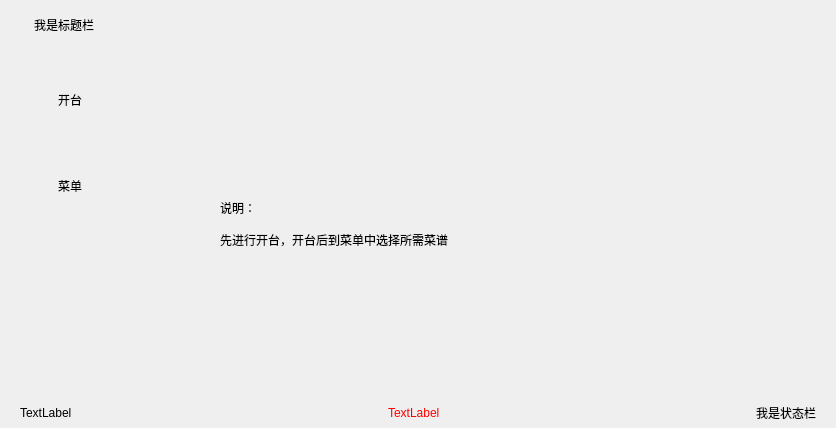
<?xml version="1.0" encoding="UTF-8"?>
<ui version="4.0">
 <class>Widget</class>
 <widget class="QWidget" name="Widget">
  <property name="geometry">
   <rect>
    <x>0</x>
    <y>0</y>
    <width>836</width>
    <height>428</height>
   </rect>
  </property>
  <property name="windowTitle">
   <string>Widget</string>
  </property>
  <layout class="QVBoxLayout" name="verticalLayout_3">
   <property name="spacing">
    <number>0</number>
   </property>
   <property name="leftMargin">
    <number>0</number>
   </property>
   <property name="topMargin">
    <number>0</number>
   </property>
   <property name="rightMargin">
    <number>0</number>
   </property>
   <property name="bottomMargin">
    <number>0</number>
   </property>
   <item>
    <layout class="QVBoxLayout" name="verticalLayout_2">
     <property name="spacing">
      <number>0</number>
     </property>
     <item>
      <widget class="QWidget" name="widget_title" native="true">
       <property name="sizePolicy">
        <sizepolicy hsizetype="Preferred" vsizetype="Maximum">
         <horstretch>0</horstretch>
         <verstretch>0</verstretch>
        </sizepolicy>
       </property>
       <property name="minimumSize">
        <size>
         <width>100</width>
         <height>50</height>
        </size>
       </property>
       <property name="mouseTracking">
        <bool>false</bool>
       </property>
       <layout class="QHBoxLayout" name="horizontalLayout_2" stretch="0,0,0">
        <property name="spacing">
         <number>4</number>
        </property>
        <property name="sizeConstraint">
         <enum>QLayout::SetNoConstraint</enum>
        </property>
        <property name="leftMargin">
         <number>0</number>
        </property>
        <property name="topMargin">
         <number>0</number>
        </property>
        <property name="rightMargin">
         <number>0</number>
        </property>
        <property name="bottomMargin">
         <number>0</number>
        </property>
        <item>
         <widget class="QLabel" name="lab_Ico">
          <property name="sizePolicy">
           <sizepolicy hsizetype="Minimum" vsizetype="Preferred">
            <horstretch>0</horstretch>
            <verstretch>0</verstretch>
           </sizepolicy>
          </property>
          <property name="minimumSize">
           <size>
            <width>30</width>
            <height>0</height>
           </size>
          </property>
          <property name="text">
           <string/>
          </property>
          <property name="alignment">
           <set>Qt::AlignCenter</set>
          </property>
         </widget>
        </item>
        <item>
         <widget class="QLabel" name="lab_Title">
          <property name="sizePolicy">
           <sizepolicy hsizetype="Expanding" vsizetype="Preferred">
            <horstretch>0</horstretch>
            <verstretch>0</verstretch>
           </sizepolicy>
          </property>
          <property name="styleSheet">
           <string notr="true">font: 75 20pt &quot;楷体&quot;;</string>
          </property>
          <property name="text">
           <string>我是标题栏</string>
          </property>
          <property name="alignment">
           <set>Qt::AlignLeading|Qt::AlignLeft|Qt::AlignVCenter</set>
          </property>
         </widget>
        </item>
        <item>
         <widget class="QWidget" name="widget_menu" native="true">
          <property name="sizePolicy">
           <sizepolicy hsizetype="Minimum" vsizetype="Preferred">
            <horstretch>0</horstretch>
            <verstretch>0</verstretch>
           </sizepolicy>
          </property>
          <layout class="QHBoxLayout" name="horizontalLayout">
           <property name="spacing">
            <number>0</number>
           </property>
           <property name="leftMargin">
            <number>0</number>
           </property>
           <property name="topMargin">
            <number>0</number>
           </property>
           <property name="rightMargin">
            <number>0</number>
           </property>
           <property name="bottomMargin">
            <number>0</number>
           </property>
           <item>
            <widget class="QPushButton" name="btnMenu">
             <property name="sizePolicy">
              <sizepolicy hsizetype="Minimum" vsizetype="Expanding">
               <horstretch>0</horstretch>
               <verstretch>0</verstretch>
              </sizepolicy>
             </property>
             <property name="minimumSize">
              <size>
               <width>31</width>
               <height>0</height>
              </size>
             </property>
             <property name="cursor">
              <cursorShape>ArrowCursor</cursorShape>
             </property>
             <property name="focusPolicy">
              <enum>Qt::NoFocus</enum>
             </property>
             <property name="toolTip">
              <string>菜单</string>
             </property>
             <property name="text">
              <string/>
             </property>
             <property name="flat">
              <bool>true</bool>
             </property>
            </widget>
           </item>
           <item>
            <widget class="QPushButton" name="btnMenu_Min">
             <property name="sizePolicy">
              <sizepolicy hsizetype="Minimum" vsizetype="Expanding">
               <horstretch>0</horstretch>
               <verstretch>0</verstretch>
              </sizepolicy>
             </property>
             <property name="minimumSize">
              <size>
               <width>31</width>
               <height>0</height>
              </size>
             </property>
             <property name="cursor">
              <cursorShape>ArrowCursor</cursorShape>
             </property>
             <property name="focusPolicy">
              <enum>Qt::NoFocus</enum>
             </property>
             <property name="toolTip">
              <string>最小化</string>
             </property>
             <property name="text">
              <string/>
             </property>
             <property name="flat">
              <bool>true</bool>
             </property>
            </widget>
           </item>
           <item>
            <widget class="QPushButton" name="btnMenu_Max">
             <property name="sizePolicy">
              <sizepolicy hsizetype="Minimum" vsizetype="Expanding">
               <horstretch>0</horstretch>
               <verstretch>0</verstretch>
              </sizepolicy>
             </property>
             <property name="minimumSize">
              <size>
               <width>31</width>
               <height>0</height>
              </size>
             </property>
             <property name="cursor">
              <cursorShape>ArrowCursor</cursorShape>
             </property>
             <property name="focusPolicy">
              <enum>Qt::NoFocus</enum>
             </property>
             <property name="toolTip">
              <string>最大化</string>
             </property>
             <property name="text">
              <string/>
             </property>
             <property name="flat">
              <bool>true</bool>
             </property>
            </widget>
           </item>
           <item>
            <widget class="QPushButton" name="btnMenu_Close">
             <property name="sizePolicy">
              <sizepolicy hsizetype="Minimum" vsizetype="Expanding">
               <horstretch>0</horstretch>
               <verstretch>0</verstretch>
              </sizepolicy>
             </property>
             <property name="minimumSize">
              <size>
               <width>40</width>
               <height>0</height>
              </size>
             </property>
             <property name="cursor">
              <cursorShape>ArrowCursor</cursorShape>
             </property>
             <property name="focusPolicy">
              <enum>Qt::NoFocus</enum>
             </property>
             <property name="toolTip">
              <string>关闭</string>
             </property>
             <property name="text">
              <string/>
             </property>
             <property name="flat">
              <bool>true</bool>
             </property>
            </widget>
           </item>
          </layout>
         </widget>
        </item>
       </layout>
      </widget>
     </item>
     <item>
      <layout class="QHBoxLayout" name="horizontalLayout_4">
       <property name="spacing">
        <number>0</number>
       </property>
       <item>
        <widget class="QWidget" name="widget_left" native="true">
         <property name="sizePolicy">
          <sizepolicy hsizetype="Maximum" vsizetype="Preferred">
           <horstretch>0</horstretch>
           <verstretch>0</verstretch>
          </sizepolicy>
         </property>
         <property name="minimumSize">
          <size>
           <width>140</width>
           <height>0</height>
          </size>
         </property>
         <layout class="QVBoxLayout" name="verticalLayout">
          <property name="spacing">
           <number>16</number>
          </property>
          <property name="leftMargin">
           <number>15</number>
          </property>
          <property name="topMargin">
           <number>15</number>
          </property>
          <property name="rightMargin">
           <number>10</number>
          </property>
          <property name="bottomMargin">
           <number>0</number>
          </property>
          <item>
           <widget class="QToolButton" name="tbn_table">
            <property name="sizePolicy">
             <sizepolicy hsizetype="Maximum" vsizetype="Maximum">
              <horstretch>0</horstretch>
              <verstretch>0</verstretch>
             </sizepolicy>
            </property>
            <property name="minimumSize">
             <size>
              <width>110</width>
              <height>70</height>
             </size>
            </property>
            <property name="text">
             <string>开台</string>
            </property>
            <property name="autoRaise">
             <bool>true</bool>
            </property>
           </widget>
          </item>
          <item>
           <widget class="QToolButton" name="tbn_dish">
            <property name="sizePolicy">
             <sizepolicy hsizetype="Fixed" vsizetype="Maximum">
              <horstretch>0</horstretch>
              <verstretch>0</verstretch>
             </sizepolicy>
            </property>
            <property name="minimumSize">
             <size>
              <width>110</width>
              <height>70</height>
             </size>
            </property>
            <property name="text">
             <string>菜单</string>
            </property>
            <property name="autoRaise">
             <bool>true</bool>
            </property>
           </widget>
          </item>
          <item>
           <spacer name="verticalSpacer">
            <property name="orientation">
             <enum>Qt::Vertical</enum>
            </property>
            <property name="sizeHint" stdset="0">
             <size>
              <width>20</width>
              <height>350</height>
             </size>
            </property>
           </spacer>
          </item>
         </layout>
        </widget>
       </item>
       <item>
        <widget class="QStackedWidget" name="stackedWidget">
         <property name="styleSheet">
          <string notr="true"/>
         </property>
         <property name="currentIndex">
          <number>0</number>
         </property>
         <widget class="QWidget" name="page">
          <layout class="QVBoxLayout" name="verticalLayout_4">
           <property name="leftMargin">
            <number>80</number>
           </property>
           <property name="rightMargin">
            <number>80</number>
           </property>
           <item>
            <widget class="QLabel" name="label">
             <property name="styleSheet">
              <string notr="true">font: 75 20pt &quot;楷体&quot;;</string>
             </property>
             <property name="text">
              <string>说明：

先进行开台，开台后到菜单中选择所需菜谱</string>
             </property>
            </widget>
           </item>
          </layout>
         </widget>
         <widget class="QWidget" name="page_2"/>
        </widget>
       </item>
      </layout>
     </item>
     <item>
      <widget class="QWidget" name="widget_status" native="true">
       <property name="minimumSize">
        <size>
         <width>0</width>
         <height>30</height>
        </size>
       </property>
       <layout class="QHBoxLayout" name="horizontalLayout_3">
        <property name="spacing">
         <number>0</number>
        </property>
        <property name="leftMargin">
         <number>0</number>
        </property>
        <property name="topMargin">
         <number>0</number>
        </property>
        <property name="rightMargin">
         <number>0</number>
        </property>
        <property name="bottomMargin">
         <number>0</number>
        </property>
        <item>
         <spacer name="horizontalSpacer">
          <property name="orientation">
           <enum>Qt::Horizontal</enum>
          </property>
          <property name="sizeType">
           <enum>QSizePolicy::Maximum</enum>
          </property>
          <property name="sizeHint" stdset="0">
           <size>
            <width>20</width>
            <height>20</height>
           </size>
          </property>
         </spacer>
        </item>
        <item>
         <widget class="QLabel" name="label_remind">
          <property name="styleSheet">
           <string notr="true">font: 75 14pt &quot;楷体&quot;;</string>
          </property>
          <property name="text">
           <string>TextLabel</string>
          </property>
         </widget>
        </item>
        <item>
         <spacer name="horizontalSpacer_4">
          <property name="orientation">
           <enum>Qt::Horizontal</enum>
          </property>
          <property name="sizeHint" stdset="0">
           <size>
            <width>40</width>
            <height>20</height>
           </size>
          </property>
         </spacer>
        </item>
        <item>
         <widget class="QLabel" name="label_remard">
          <property name="styleSheet">
           <string notr="true">font: 75 14pt &quot;楷体&quot;;
color: rgb(255, 0, 0);</string>
          </property>
          <property name="text">
           <string>TextLabel</string>
          </property>
         </widget>
        </item>
        <item>
         <spacer name="horizontalSpacer_3">
          <property name="orientation">
           <enum>Qt::Horizontal</enum>
          </property>
          <property name="sizeHint" stdset="0">
           <size>
            <width>40</width>
            <height>20</height>
           </size>
          </property>
         </spacer>
        </item>
        <item>
         <widget class="QLabel" name="lab_Info">
          <property name="styleSheet">
           <string notr="true">font: 75 14pt &quot;楷体&quot;;</string>
          </property>
          <property name="text">
           <string>我是状态栏</string>
          </property>
         </widget>
        </item>
        <item>
         <spacer name="horizontalSpacer_2">
          <property name="orientation">
           <enum>Qt::Horizontal</enum>
          </property>
          <property name="sizeType">
           <enum>QSizePolicy::Maximum</enum>
          </property>
          <property name="sizeHint" stdset="0">
           <size>
            <width>20</width>
            <height>20</height>
           </size>
          </property>
         </spacer>
        </item>
       </layout>
      </widget>
     </item>
    </layout>
   </item>
  </layout>
 </widget>
 <layoutdefault spacing="6" margin="11"/>
 <resources/>
 <connections/>
</ui>
